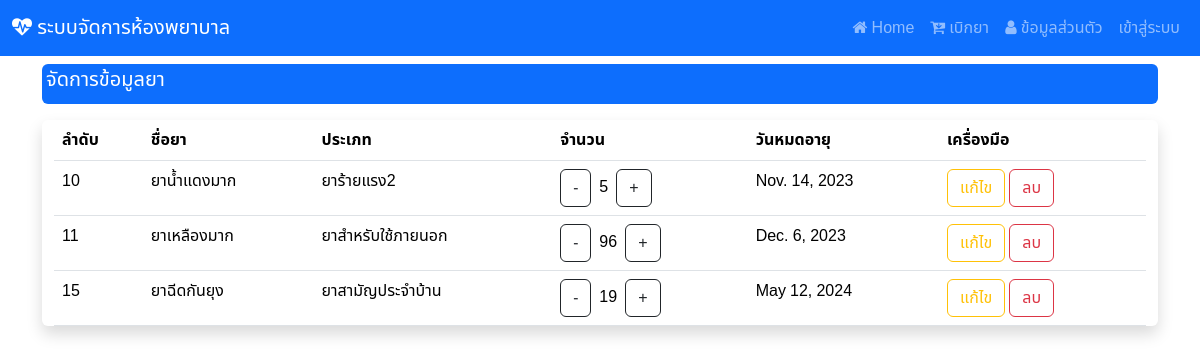
Page /manage_drug on the earlier database version.
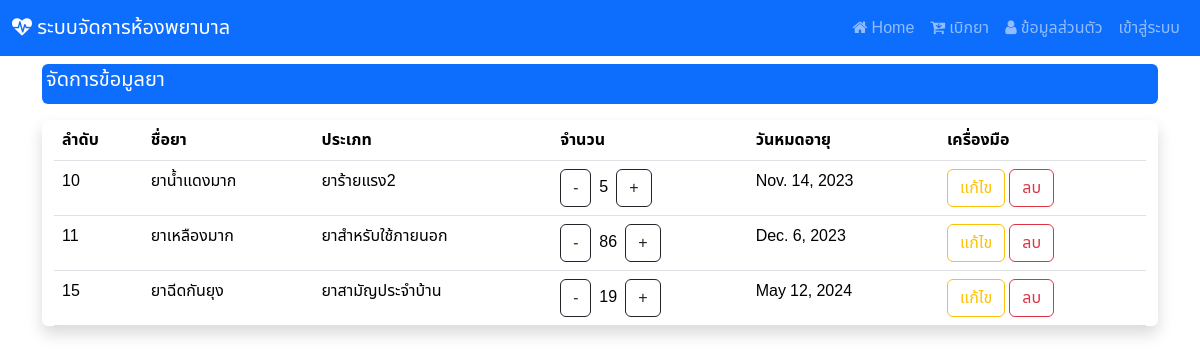
Same page on the later database version.
### hospital_app/models.py (models this page shows, shortened)
class drug(models.Model):
    drug_id = models.AutoField(primary_key=True)
    drug_name = models.CharField(max_length=255)
    drug_type = models.ForeignKey(d_type, on_delete=models.CASCADE)
    drug_qty = models.IntegerField()
    drug_exp = models.DateField()

class d_type(models.Model):
    type_id = models.AutoField(primary_key=True)
    type_name = models.CharField(max_length=255)
    def __str__(self):
        return f"{self.type_name}"

### hospital_app/views.py (the view)
# urls.py: path('manage_drug',views.manage_drug),
def manage_drug(request):
    show_drug = drug.objects.all()
    context  = {"drug" : show_drug}
    return render(request,'edit_drug.html',context)

### hospital_app/templates/edit_drug.html (shortened to what this page needs)
{% extends "base.html" %}
{% block content %}
<div class="mt-2 p-1 bg-primary text-white rounded">
    <h5>จัดการข้อมูลยา</h5>
  </div>
<div class="container-fluid my-3 justify-content-center align-items-center shadow rounded">
<table class="table table-responsive">
    <thead>
        <tr>
            <th><div class="col d-none d-sm-block">
              ลำดับ
            </div></th>
            <th>ชื่อยา</th>
            <th>ประเภท</th>
            <th>จำนวน</th>
            <th>
              <div class="col d-none d-sm-block">
                วันหมดอายุ
              </div>
            </th>
            <th>เครื่องมือ</th>
        </tr>
    </thead>
    <tbody>
        {% for i in drug %}
        <tr>
            <td>{{i.drug_id}}</td>
            <td>{{i.drug_name}}</td>
            <td>{{i.drug_type}}</td>
            <td><a class="btn btn-outline-dark me-2" href="decrease_drug/{{i.drug_id}}">-</a>{{i.drug_qty}}<a class="btn btn-outline-dark ms-2" href="increase_drug/{{i.drug_id}}">+</a></td>
            <td>{{i.drug_exp}}</td>
            <td> {% comment %} ปุ่มแก้ไข และ ลบ จะกลายเป็นไอคอนไม่จอลดขนาดลง {% endcomment %}
              <div class="col d-none d-sm-block">
                <a href="edit/{{i.drug_id}}" class="btn btn-outline-warning">แก้ไข<a/>
                  <a href="#" class="btn btn-outline-danger" data-bs-toggle="modal"
                  data-bs-target="#deleteConfirmationModal"
                  onclick="setDeleteUrl('delete/{{i.drug_id}}')">
                  ลบ
                    </a>
              </div>
              </td>{% comment %} ปุ่มแก้ไข และ ลบ จะกลายเป็นไอคอนไม่จอลดขนาดลง {% endcomment %}
        </tr>
        {% endfor %}
    </tbody>
</div>
{% endblock  %}

Differences in the rows shown:
changed drug "ยาเหลืองมาก": drug_qty "96" → "86"
